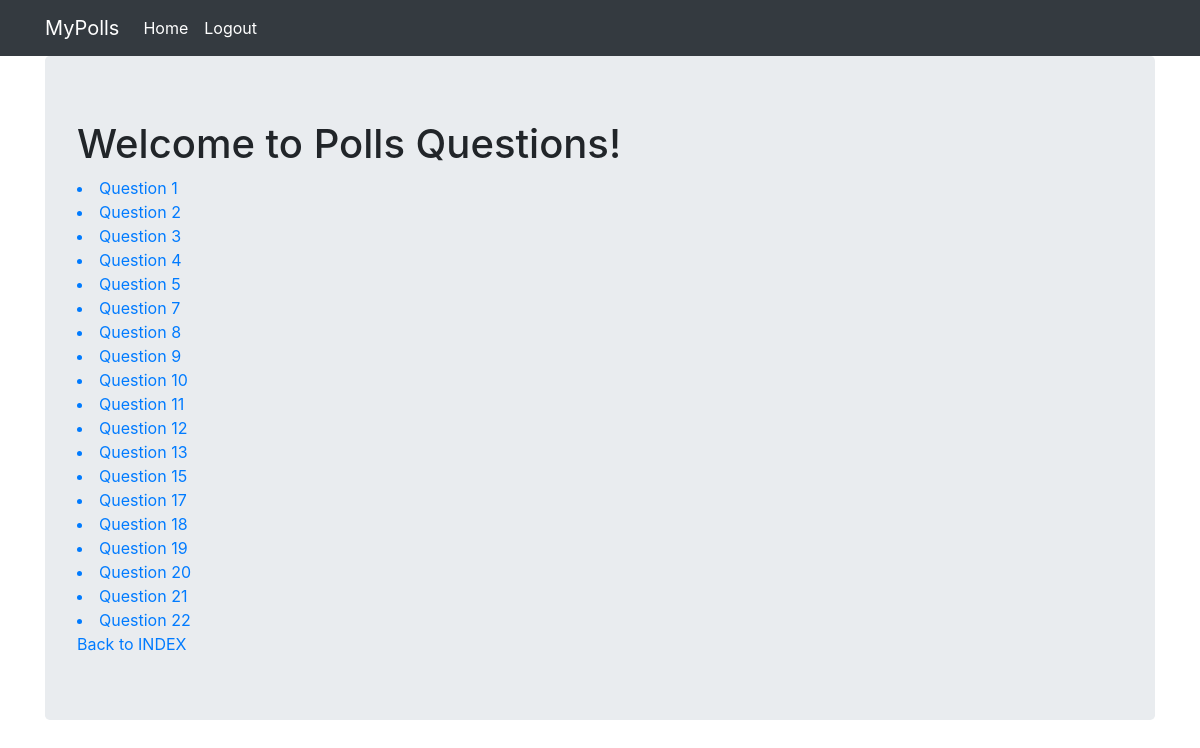
Screenshot of /polls/questions with the database file from the repository.
### polls/models.py (models this page shows, shortened)
class Question(models.Model):
	question_text = models.CharField(max_length=1000)
	pub_date = models.DateTimeField(auto_now_add=True)
	poll = models.ForeignKey(Poll, on_delete=models.CASCADE, related_name='questions', null=True, blank=True)

### polls/views.py (the view)
# urls.py: path('questions', views.questions, name='questions'),
def questions(request):
	return render(
		request,
		template_name='questions.html',
		context={'object_list': Question.objects.all()}
	)

### polls/templates/questions.html
{% extends 'base.html' %}
{% block content %}
	<h1> Welcome to Polls Questions!</h1>
	{% for q in object_list %}
		<a href="{% url 'generic_urls:question-detail-view' pk=q.pk %}">
			<li> Question {{q.id}}</li>
		</a>
	{% endfor %}
	<a href="{% url 'polls:index' %}"> Back to INDEX </a>
	{% endblock %}

### polls/templates/base.html (shortened to what this page needs)
{% load static %}
<html {% if LANGUAGE_CODE %}lang="{{ LANGUAGE_CODE }}"{% endif %}>
  <head>
    <link rel="stylesheet" href="https://stackpath.bootstrapcdn.com/bootstrap/4.2.1/css/bootstrap.min.css">
  </head>
  <body>
    <nav class="navbar navbar-expand-lg navbar-dark bg-dark">
      <div class="container fixed">
        <a class="navbar-brand" href="{% url 'generic_urls:poll-list-view' %}">MyPolls</a>
        <div class="collapse navbar-collapse" id="navbarNavAltMarkup">
          <div class="navbar-nav">
            <a class="nav-item nav-link active" href="{% url 'polls:index' %}">
              Home
            </a>
          </div>
          <div class="navbar-nav">
            {% if user.is_authenticated %}
              <a class="nav-item nav-link active" href="{% url 'login' %}"> Login </a>
            {% else %}
              <a class="nav-item nav-link active" href="{% url 'logout' %}"> Logout </a>
            {% endif %}
          </div>
        </div>
      </div>
    </nav>
    <div class="container">
      <div class="jumbotron">
        {% block content %}{% endblock %}
      </div>
    </div>
  </body>
</html>

### rows the page displays
Question: id "1"
Question: id "2"
Question: id "3"
Question: id "4"
Question: id "5"
Question: id "7"
Question: id "8"
Question: id "9"
Question: id "10"
Question: id "11"
Question: id "12"
Question: id "13"
Question: id "15"
Question: id "17"
Question: id "18"
Question: id "19"
Question: id "20"
Question: id "21"
Question: id "22"
